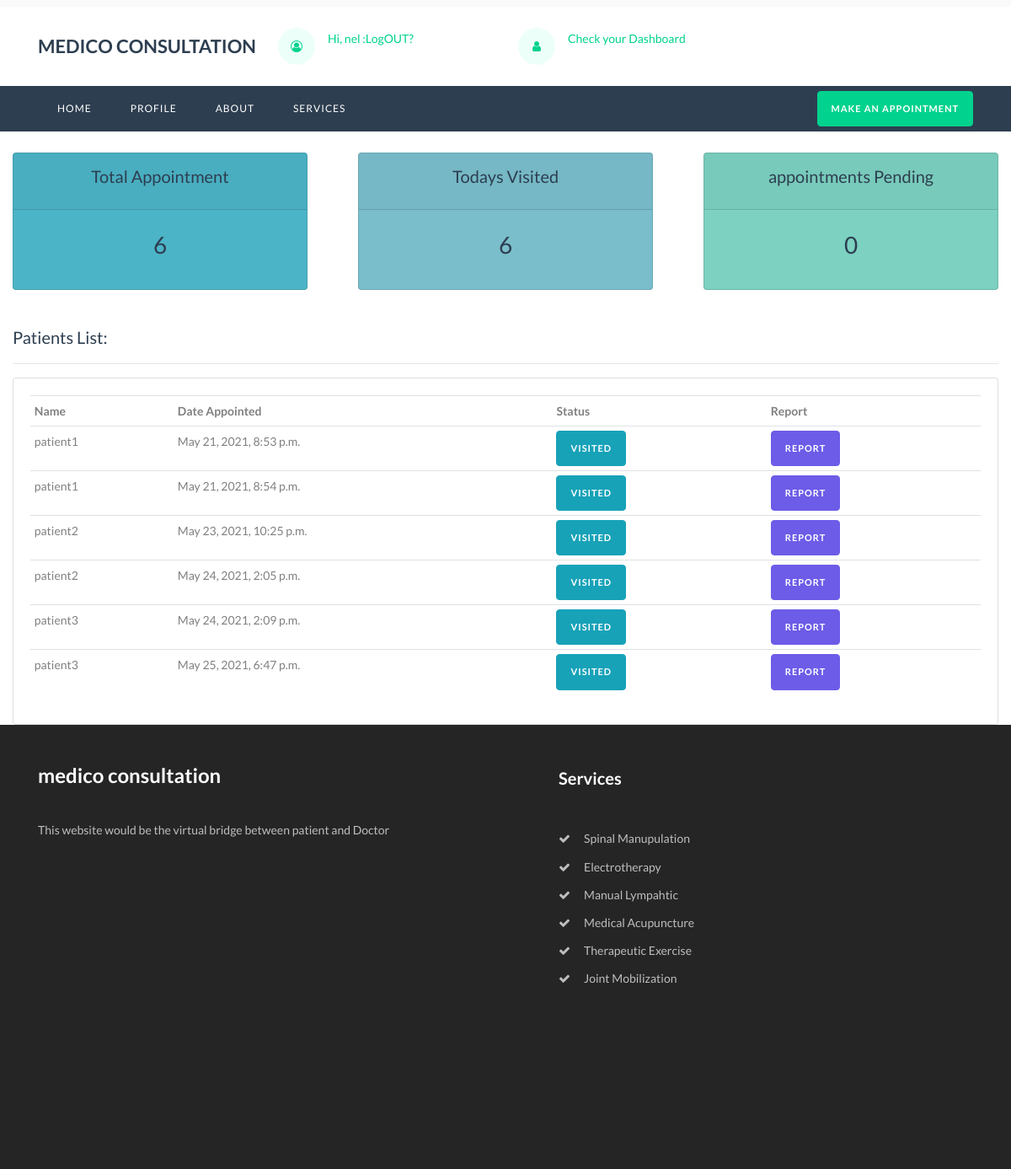
The page /doctor/dashboard/ (signed in) on the database as committed earlier.
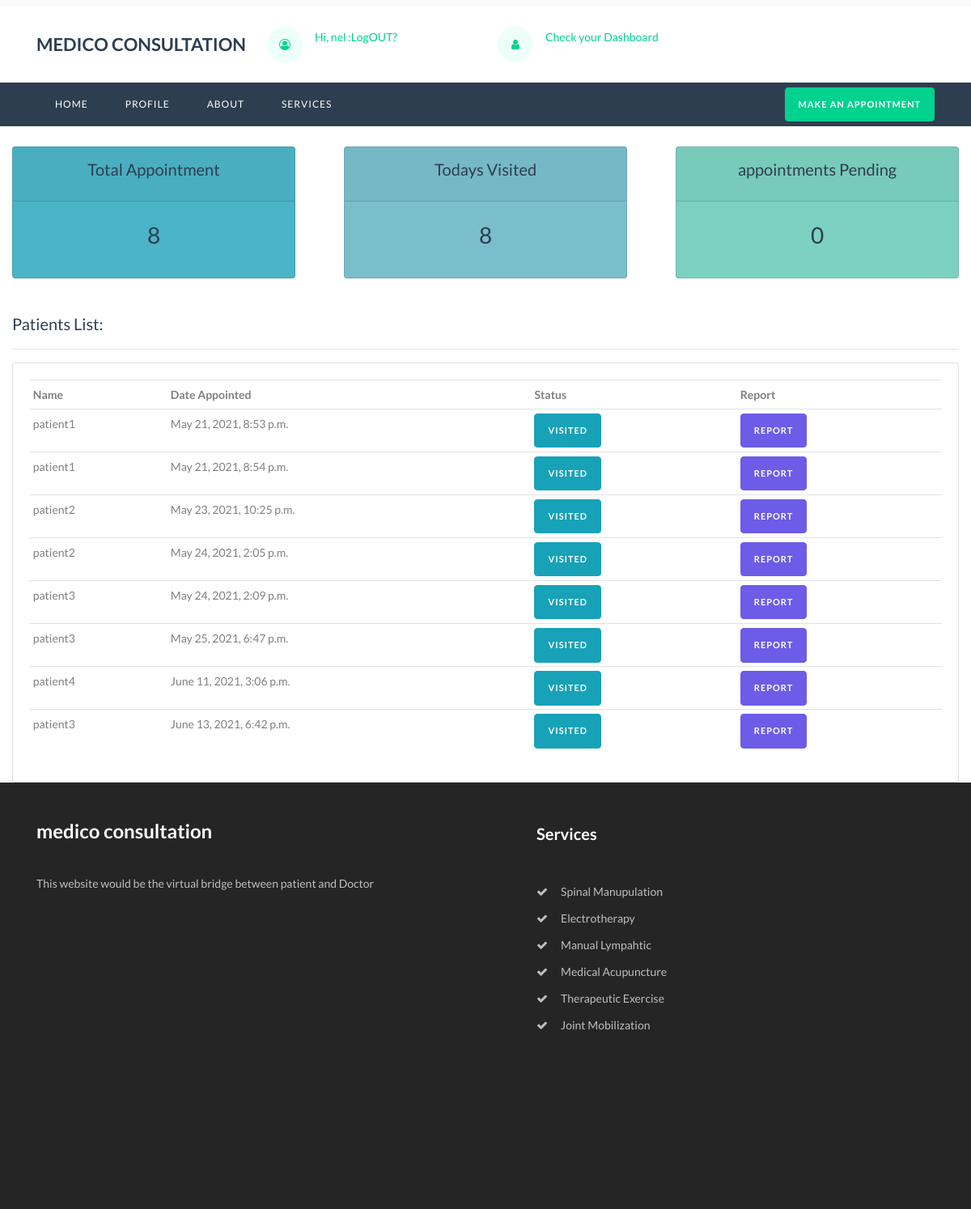
The same page on the database as committed later.
### hospitals/models.py (models this page shows)
class TakeAppointment(models.Model):
    user = models.ForeignKey(User, on_delete=models.CASCADE)
    doctor = models.ForeignKey(Doctor, on_delete=models.CASCADE)
    message = models.CharField( max_length=100)
    date = models.DateTimeField(default=timezone.now)
    is_visited = models.BooleanField(default = False)

### hospitals/views.py (the view)
# urls.py: path('dashboard/', views.dashboard, name="dashboard"),
def dashboard(request):
	doc = Doctor.objects.get(user = request.user)
	appointment = TakeAppointment.objects.filter(doctor = doc )
	total = appointment.count()
	visited = TakeAppointment.objects.filter(is_visited = True , doctor = doc)
	visited = visited.count()
	remaining = total - visited
	context = {'appointment' : appointment, 'total' : total, 'remaining' : remaining, 'visited' : visited}
	return render(request, 'hospitals/dashboard.html',context)

### hospitals/templates/hospitals/dashboard.html (shortened to what this page needs)
{% extends 'accounts/base.html' %}
{% load static %}
{% block content %}
<br>
<div class="row">
	<div class="col">
		<div class="col-md">
			<div class="card text-center text-white  mb-3" id="total-Appointment">
			  	<div class="card-header">
			  		<h5 class="card-title">Total Appointment</h5>
			  	</div>
			  	<div class="card-body">
			    	<h3 class="card-title">{{total}}</h3>
			  	</div>
			</div>
		</div>
	</div>
	<div class="col">
		<div class="col-md">
			<div class="card text-center text-white  mb-3" id="todays-visited">
			  	<div class="card-header">
			  		<h5 class="card-title">Todays Visited</h5>
			  	</div>
			  	<div class="card-body">
			    	<h3 class="card-title">{{visited}}</h3>
			  	</div>
			</div>
		</div>
	</div>
	<div class="col">
		<div class="col-md">
			<div class="card text-center text-white  mb-3" id="appointment-pending">
			  	<div class="card-header">
			  		<h5 class="card-title">appointments Pending</h5>
			  	</div>
			  	<div class="card-body">
			    	<h3 class="card-title">{{remaining}}</h3>
			  	</div>
			</div>
		</div>
	</div>
</div>
<br>
       <div class="col-md-12">
           <h5>Patients List:</h5>
           <hr>
           <div class="card card-body">
               <table class="table table-sm">
                   <tr>
                       <th>Name</th>
                       <th>Date Appointed</th>
                       <th>Status</th>
                       <th>Report</th>
                   </tr>
                        {% for i in appointment%}
                   <tr>
                        <td>
                        {{i.user}}
                        </td>
                       <td>
                       {{i.date}}
                        </td>
				{% if i.is_visited %}
                         <td>
                            <a class="btn btn-sm btn-info" href="">Visited</a>
                        </td>
                        {% else %}
                        <td>
                            <a class="btn btn-sm btn-danger" href="{% url 'visiting' i.user %}">Pending</a>
                        </td>
					{% endif %}
                        <td>
                           <a class="btn btn-sm btn-secondary"href="{{i.user.document.document.url}} ">Report</a>
                        </td>
                   </tr>
                   {% endfor %}
               </table>
           </div>
       </div>
{% endblock  %}

Rows that differ between the two databases and show on the page:
added TakeAppointment: user "patient4", date "June 11, 2021, 3:06 p.m.", is_visited "VISITED"
added TakeAppointment: user "patient3", date "June 13, 2021, 6:42 p.m.", is_visited "VISITED"
Other text that changed with them:
{{ total }}: "6" → "8"
{{ visited }}: "6" → "8"
